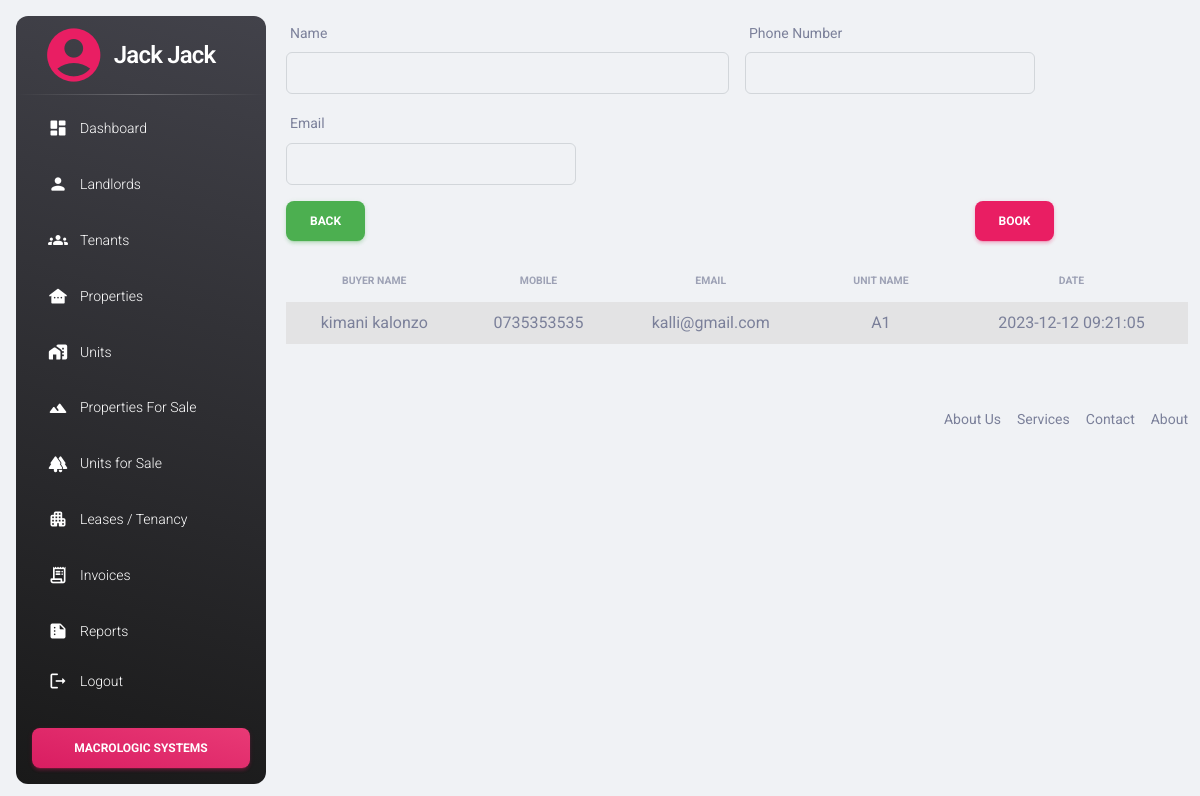
/forms/sell_units.php?sell_id=1 (signed in), run on the app's committed database.
### tables this page shows
CREATE TABLE `sell` (
  `id` int(11) NOT NULL,
  `name` varchar(100) NOT NULL,
  `email` varchar(50) NOT NULL,
  `mobile` varchar(50) NOT NULL,
  `unit_id` int(11) NOT NULL,
  `date` timestamp NULL DEFAULT current_timestamp()
);

CREATE TABLE `units_sale` (
  `id` int(11) NOT NULL,
  `property_sale_id` int(11) NOT NULL,
  `name` varchar(50) NOT NULL,
  `description` varchar(2000) NOT NULL,
  `commission` int(11) NOT NULL,
  `deposit` int(11) NOT NULL,
  `price` int(11) NOT NULL,
  `booked` enum('No','Yes') NOT NULL DEFAULT 'No'
);

### forms/sell_units.php (the view)
<?php  include'../includes/header.php' ?>
<div class="container">
<?php
if (isset($_GET['sell_id'])){
  $sell_id = $_GET['sell_id'];
}
?>
<form class="row g-3 my-1" action="sellcon.php?sell_id=<?php echo $sell_id; ?>" method="post">
    <div class="col-md-6">
        <label for="name" class="form-label">Name</label>
        <input type="text" name="sell_name" id="name" class="form-control ps-2" required>
    </div>
    <div class="col-md-4">
        <label for="mobile_no" class="form-label">Phone Number</label>
        <input type="text" name="mobile" id="mobile_no" class="form-control ps-2">
    </div>
    <div class="col-md-4">
        <label for="email_sell" class="form-label">Email</label>
        <input type="email" name="sell_email" id="email_sell" class="form-control ps-2">
    </div>
    <div class="col-9">
        <a href="../tables/units_sale_view.php" class="btn btn-success">Back</a>
    </div>
    <div class="col-3">
        <button type="submit" name="sell" id="submitSell" class="btn btn-primary">book</button>
    </div>
</form>
<div class="table-responsive p-0">
        <table class="table table-striped" id="bookedUnits">
          <thead>
            <tr>
              <th class="text-center text-uppercase text-secondary text-xxs font-weight-bolder opacity-7">Buyer Name</th>
              <th class="text-center text-uppercase text-secondary text-xxs font-weight-bolder opacity-7">mobile</th>
              <th class="text-center text-uppercase text-secondary text-xxs font-weight-bolder opacity-7">email</th>
              <th class="text-center text-uppercase text-secondary text-xxs font-weight-bolder opacity-7">unit name</th>
              <th class="text-center text-uppercase text-secondary text-xxs font-weight-bolder opacity-7">date</th>
            </tr>
          </thead>
          <tbody>
            <?php
            include '../config/connect.php';
            if(isset($_GET['sell_id'])){
              $sell_id= $_GET['sell_id'];
            }
            $sql = "SELECT
                sell.name AS buyer_name,
                sell.mobile AS mobile,
                sell.email AS email,
              units_sale.name AS unit_name,
              sell.date AS date_time
            FROM
              sell
            JOIN
              units_sale ON sell.unit_id = units_sale.id
            WHERE
              sell.unit_id = $sell_id
            ";
            $result = $con->query($sql);
            if ($result->num_rows > 0){
              $row = $result->fetch_assoc();
              if ($row){
                echo '<tr>
                        <td class="text-center">' . $row["buyer_name"] . '</td>
                        <td class="text-center">' . $row["mobile"] . '</td>
                        <td class="text-center">' . $row["email"] . '</td>
                        <td class="text-center">' . $row["unit_name"] . '</td>
                        <td class="text-center">' . $row["date_time"] . '</td>
                      </tr>';
              }
            } else {
              echo '<td colspan="8" class="text-center h4">Not Booked Yet</td>';
            }
            ?>
          </tbody>
        </table>
      </div>
</div>
<?php include '../includes/footer.php' ?>

### data on the page
sell: name "kimani kalonzo", mobile "0735353535", email "kalli@gmail.com", unit.name "A1", date "2023-12-12 09:21:05"

### other printed values
$username "Jack Jack"
